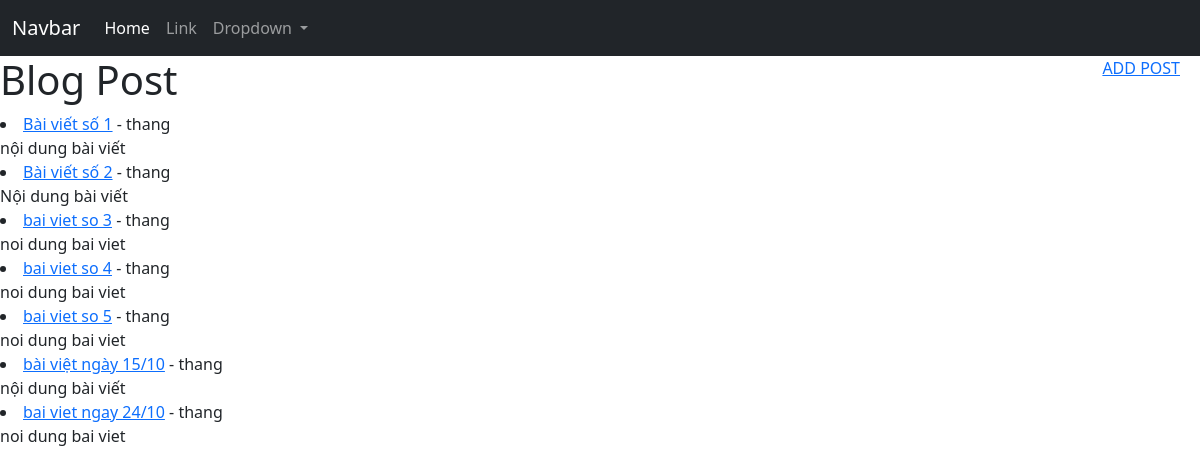
The page / on the database its author committed.
### home/models.py (models this page shows, shortened)
class Entries(models.Model):
    title = models.CharField(max_length=50)
    text = models.TextField()
    date = models.DateTimeField(auto_now_add=True)
    author = models.ForeignKey(User, on_delete=models.CASCADE)

### home/views.py (the view)
# urls.py: path('', HomeView.as_view(), name='home'),
class HomeView(ListView):
    model = Entries
    template_name = 'home/index.html'

### home/templates/home/index.html
{% extends "home/base.html" %}
{% block content %}
    <div style="right: 20px;position: absolute;">
    <a href="{% url 'add_post' %}">ADD POST</a>
    </div>
    <h1>Blog Post</h1>
        {% for post in object_list %}
        <li>
            <a href="{% url 'article-detail' post.pk %}">{{ post.title }}</a> - {{ post.author }}<br/>
            {{ post.text }}
        </li>
    {% endfor %}
{% endblock %}

### home/templates/home/base.html (shortened to what this page needs)
<!doctype html>
<html lang="en">
  <head>
    <link href="https://cdn.jsdelivr.net/npm/bootstrap@5.1.2/dist/css/bootstrap.min.css" rel="stylesheet">
  </head>
  <body>
  <nav class="navbar navbar-expand-lg navbar-dark bg-dark">
  <div class="container-fluid">
    <a class="navbar-brand" href="{% url 'home' %}">Navbar</a>
    <div class="collapse navbar-collapse" id="navbarSupportedContent">
      <ul class="navbar-nav me-auto mb-2 mb-lg-0">
        <li class="nav-item">
          <a class="nav-link active" aria-current="page" href="{% url 'home' %}">Home</a>
        </li>
        <li class="nav-item">
          <a class="nav-link" href="#">Link</a>
        </li>
        <li class="nav-item dropdown">
          <a class="nav-link dropdown-toggle" href="#" id="navbarDropdown" role="button" data-bs-toggle="dropdown" aria-expanded="false">
            Dropdown
          </a>
        </li>
    </div>
  </div>
</nav>
    {% block content %}
    {% endblock %}
  </body>
</html>

### rows shown on the page
Entries: title "Bài viết số 1", author "thang", text "nội dung bài viết"
Entries: title "Bài viết số 2", author "thang", text "Nội dung bài viết"
Entries: title "bai viet so 3", author "thang", text "noi dung bai viet"
Entries: title "bai viet so 4", author "thang", text "noi dung bai viet"
Entries: title "bai viet so 5", author "thang", text "noi dung bai viet"
Entries: title "bài việt ngày 15/10", author "thang", text "nội dung bài viết"
Entries: title "bai viet ngay 24/10", author "thang", text "noi dung bai viet"
